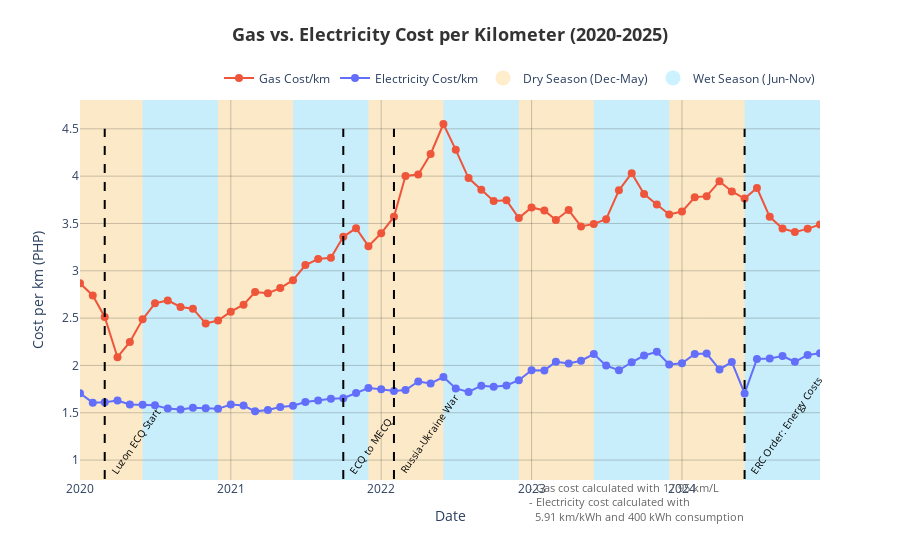

Notebook code for this chart:
### Code cell
plot_comparison_dataframe(AVG_HYBRID, AVG_BEV, BASE_KWH)

### Figure 1 — Plotly figure (JSON) as saved in the notebook; plotly's stock layout.template omitted (floating-point values rounded to 4 significant figures)
{"data": [{"hovertemplate": "<b>%{x|%b %Y}</b><br>Gas Cost: PHP %{y:.3f}<extra></extra>", "line": {"color": "#EF553B", "width": 2}, "marker": {"size": 8}, "mode": "lines+markers", "name": "Gas Cost/km", "type": "scatter", "x": ["2020-01-01T00:00:00", "2020-02-01T00:00:00", "2020-03-01T00:00:00", "2020-04-01T00:00:00", "2020-05-01T00:00:00", "2020-06-01T00:00:00", "2020-07-01T00:00:00", "2020-08-01T00:00:00", "2020-09-01T00:00:00", "2020-10-01T00:00:00", "2020-11-01T00:00:00", "2020-12-01T00:00:00", "2021-01-01T00:00:00", "2021-02-01T00:00:00", "2021-03-01T00:00:00", "2021-04-01T00:00:00", "2021-05-01T00:00:00", "2021-06-01T00:00:00", "2021-07-01T00:00:00", "2021-08-01T00:00:00", "2021-09-01T00:00:00", "2021-10-01T00:00:00", "2021-11-01T00:00:00", "2021-12-01T00:00:00", "2022-01-01T00:00:00", "2022-02-01T00:00:00", "2022-03-01T00:00:00", "2022-04-01T00:00:00", "2022-05-01T00:00:00", "2022-06-01T00:00:00", "2022-07-01T00:00:00", "2022-08-01T00:00:00", "2022-09-01T00:00:00", "2022-10-01T00:00:00", "2022-11-01T00:00:00", "2022-12-01T00:00:00", "2023-01-01T00:00:00", "2023-02-01T00:00:00", "2023-03-01T00:00:00", "2023-04-01T00:00:00", "2023-05-01T00:00:00", "2023-06-01T00:00:00", "2023-07-01T00:00:00", "2023-08-01T00:00:00", "2023-09-01T00:00:00", "2023-10-01T00:00:00", "2023-11-01T00:00:00", "2023-12-01T00:00:00", "2024-01-01T00:00:00", "2024-02-01T00:00:00", "2024-03-01T00:00:00", "2024-04-01T00:00:00", "2024-05-01T00:00:00", "2024-06-01T00:00:00", "2024-07-01T00:00:00", "2024-08-01T00:00:00", "2024-09-01T00:00:00", "2024-10-01T00:00:00", "2024-11-01T00:00:00", "2024-12-01T00:00:00"], "y": [2.867, 2.739, 2.513, 2.087, 2.248, 2.487, 2.657, 2.687, 2.618, 2.599, 2.443, 2.474, 2.568, 2.642, 2.776, 2.764, 2.817, 2.901, 3.061, 3.125, 3.138, 3.359, 3.45, 3.26, 3.396, 3.572, 4.002, 4.017, 4.234, 4.551, 4.278, 3.979, 3.857, 3.737, 3.744, 3.558, 3.669, 3.638, 3.537, 3.642, 3.469, 3.496, 3.544, 3.851, 4.032, 3.811, 3.701, 3.596, 3.625, 3.777, 3.789, 3.946, 3.838, 3.763, 3.875, 3.57, 3.446, 3.41, 3.443, 3.49]}, {"hovertemplate": "<b>%{x|%b %Y}</b><br>Electricity Cost: PHP %{y:.3f}<extra></extra>", "line": {"color": "#636EFA", "width": 2}, "marker": {"size": 8}, "mode": "lines+markers", "name": "Electricity Cost/km", "type": "scatter", "x": ["2020-01-01T00:00:00", "2020-02-01T00:00:00", "2020-03-01T00:00:00", "2020-04-01T00:00:00", "2020-05-01T00:00:00", "2020-06-01T00:00:00", "2020-07-01T00:00:00", "2020-08-01T00:00:00", "2020-09-01T00:00:00", "2020-10-01T00:00:00", "2020-11-01T00:00:00", "2020-12-01T00:00:00", "2021-01-01T00:00:00", "2021-02-01T00:00:00", "2021-03-01T00:00:00", "2021-04-01T00:00:00", "2021-05-01T00:00:00", "2021-06-01T00:00:00", "2021-07-01T00:00:00", "2021-08-01T00:00:00", "2021-09-01T00:00:00", "2021-10-01T00:00:00", "2021-11-01T00:00:00", "2021-12-01T00:00:00", "2022-01-01T00:00:00", "2022-02-01T00:00:00", "2022-03-01T00:00:00", "2022-04-01T00:00:00", "2022-05-01T00:00:00", "2022-06-01T00:00:00", "2022-07-01T00:00:00", "2022-08-01T00:00:00", "2022-09-01T00:00:00", "2022-10-01T00:00:00", "2022-11-01T00:00:00", "2022-12-01T00:00:00", "2023-01-01T00:00:00", "2023-02-01T00:00:00", "2023-03-01T00:00:00", "2023-04-01T00:00:00", "2023-05-01T00:00:00", "2023-06-01T00:00:00", "2023-07-01T00:00:00", "2023-08-01T00:00:00", "2023-09-01T00:00:00", "2023-10-01T00:00:00", "2023-11-01T00:00:00", "2023-12-01T00:00:00", "2024-01-01T00:00:00", "2024-02-01T00:00:00", "2024-03-01T00:00:00", "2024-04-01T00:00:00", "2024-05-01T00:00:00", "2024-06-01T00:00:00", "2024-07-01T00:00:00", "2024-08-01T00:00:00", "2024-09-01T00:00:00", "2024-10-01T00:00:00", "2024-11-01T00:00:00", "2024-12-01T00:00:00"], "y": [1.706, 1.607, 1.611, 1.629, 1.587, 1.583, 1.579, 1.544, 1.533, 1.554, 1.547, 1.541, 1.588, 1.576, 1.515, 1.529, 1.56, 1.574, 1.614, 1.63, 1.648, 1.653, 1.708, 1.761, 1.748, 1.729, 1.739, 1.83, 1.81, 1.877, 1.758, 1.72, 1.786, 1.774, 1.788, 1.844, 1.949, 1.947, 2.04, 2.02, 2.049, 2.12, 1.998, 1.949, 2.034, 2.105, 2.144, 2.01, 2.024, 2.121, 2.125, 1.958, 2.036, 1.704, 2.068, 2.073, 2.099, 2.039, 2.111, 2.129]}, {"marker": {"color": "rgba(255, 165, 0, 0.2)", "size": 15}, "mode": "markers", "name": "Dry Season (Dec-May)", "type": "scatter", "x": [null], "y": [null]}, {"marker": {"color": "rgba(0, 191, 255, 0.2)", "size": 15}, "mode": "markers", "name": "Wet Season (Jun-Nov)", "type": "scatter", "x": [null], "y": [null]}], "layout": {"annotations": [{"font": {"color": "black", "size": 10}, "showarrow": false, "text": "Luzon ECQ Start", "textangle": -55, "x": "2020-03-01T00:00:00", "xanchor": "left", "xref": "x", "y": 0.8, "yanchor": "bottom"}, {"font": {"color": "black", "size": 10}, "showarrow": false, "text": "ECQ to MECQ", "textangle": -55, "x": "2021-10-01T00:00:00", "xanchor": "left", "xref": "x", "y": 0.8, "yanchor": "bottom"}, {"font": {"color": "black", "size": 10}, "showarrow": false, "text": "Russia-Ukraine War", "textangle": -55, "x": "2022-02-01T00:00:00", "xanchor": "left", "xref": "x", "y": 0.8, "yanchor": "bottom"}, {"font": {"color": "black", "size": 10}, "showarrow": false, "text": "ERC Order: Energy Costs", "textangle": -55, "x": "2024-06-01T00:00:00", "xanchor": "left", "xref": "x", "y": 0.8, "yanchor": "bottom"}, {"align": "left", "font": {"color": "#666666", "size": 11}, "showarrow": false, "text": "- Gas cost calculated with 17.95 km/L<br>- Electricity cost calculated with <br>  5.91 km/kWh and 400 kWh consumption", "x": 0.9, "xref": "paper", "y": -0.12, "yref": "paper"}], "hovermode": "x unified", "legend": {"orientation": "h", "x": 1, "xanchor": "right", "y": 1.02, "yanchor": "bottom"}, "paper_bgcolor": "white", "plot_bgcolor": "#FAFAFA", "shapes": [{"line": {"color": "black", "dash": "dash", "width": 2}, "type": "line", "x0": "2020-03-01T00:00:00", "x1": "2020-03-01T00:00:00", "y0": 0.8, "y1": 4.5}, {"line": {"color": "black", "dash": "dash", "width": 2}, "type": "line", "x0": "2021-10-01T00:00:00", "x1": "2021-10-01T00:00:00", "y0": 0.8, "y1": 4.5}, {"line": {"color": "black", "dash": "dash", "width": 2}, "type": "line", "x0": "2022-02-01T00:00:00", "x1": "2022-02-01T00:00:00", "y0": 0.8, "y1": 4.5}, {"line": {"color": "black", "dash": "dash", "width": 2}, "type": "line", "x0": "2024-06-01T00:00:00", "x1": "2024-06-01T00:00:00", "y0": 0.8, "y1": 4.5}, {"fillcolor": "rgba(255, 165, 0, 0.2)", "layer": "below", "line": {"width": 0}, "name": "Dry Season (Dec-May)", "type": "rect", "x0": "2020-01-01T00:00:00", "x1": "2020-06-01T00:00:00", "xref": "x", "y0": 0, "y1": 1, "yref": "y domain"}, {"fillcolor": "rgba(0, 191, 255, 0.2)", "layer": "below", "line": {"width": 0}, "name": "Wet Season (Jun-Nov)", "type": "rect", "x0": "2020-01-01T00:00:00", "x1": "2019-12-01T00:00:00", "xref": "x", "y0": 0, "y1": 1, "yref": "y domain"}, {"fillcolor": "rgba(255, 165, 0, 0.2)", "layer": "below", "line": {"width": 0}, "name": "Dry Season (Dec-May)", "type": "rect", "x0": "2020-12-01T00:00:00", "x1": "2021-06-01T00:00:00", "xref": "x", "y0": 0, "y1": 1, "yref": "y domain"}, {"fillcolor": "rgba(0, 191, 255, 0.2)", "layer": "below", "line": {"width": 0}, "name": "Wet Season (Jun-Nov)", "type": "rect", "x0": "2020-06-01T00:00:00", "x1": "2020-12-01T00:00:00", "xref": "x", "y0": 0, "y1": 1, "yref": "y domain"}, {"fillcolor": "rgba(255, 165, 0, 0.2)", "layer": "below", "line": {"width": 0}, "name": "Dry Season (Dec-May)", "type": "rect", "x0": "2021-12-01T00:00:00", "x1": "2022-06-01T00:00:00", "xref": "x", "y0": 0, "y1": 1, "yref": "y domain"}, {"fillcolor": "rgba(0, 191, 255, 0.2)", "layer": "below", "line": {"width": 0}, "name": "Wet Season (Jun-Nov)", "type": "rect", "x0": "2021-06-01T00:00:00", "x1": "2021-12-01T00:00:00", "xref": "x", "y0": 0, "y1": 1, "yref": "y domain"}, {"fillcolor": "rgba(255, 165, 0, 0.2)", "layer": "below", "line": {"width": 0}, "name": "Dry Season (Dec-May)", "type": "rect", "x0": "2022-12-01T00:00:00", "x1": "2023-06-01T00:00:00", "xref": "x", "y0": 0, "y1": 1, "yref": "y domain"}, {"fillcolor": "rgba(0, 191, 255, 0.2)", "layer": "below", "line": {"width": 0}, "name": "Wet Season (Jun-Nov)", "type": "rect", "x0": "2022-06-01T00:00:00", "x1": "2022-12-01T00:00:00", "xref": "x", "y0": 0, "y1": 1, "yref": "y domain"}, {"fillcolor": "rgba(255, 165, 0, 0.2)", "layer": "below", "line": {"width": 0}, "name": "Dry Season (Dec-May)", "type": "rect", "x0": "2023-12-01T00:00:00", "x1": "2024-06-01T00:00:00", "xref": "x", "y0": 0, "y1": 1, "yref": "y domain"}, {"fillcolor": "rgba(0, 191, 255, 0.2)", "layer": "below", "line": {"width": 0}, "name": "Wet Season (Jun-Nov)", "type": "rect", "x0": "2023-06-01T00:00:00", "x1": "2023-12-01T00:00:00", "xref": "x", "y0": 0, "y1": 1, "yref": "y domain"}, {"fillcolor": "rgba(255, 165, 0, 0.2)", "layer": "below", "line": {"width": 0}, "name": "Dry Season (Dec-May)", "type": "rect", "x0": "2024-12-01T00:00:00", "x1": "2024-12-01T00:00:00", "xref": "x", "y0": 0, "y1": 1, "yref": "y domain"}, {"fillcolor": "rgba(0, 191, 255, 0.2)", "layer": "below", "line": {"width": 0}, "name": "Wet Season (Jun-Nov)", "type": "rect", "x0": "2024-06-01T00:00:00", "x1": "2024-12-01T00:00:00", "xref": "x", "y0": 0, "y1": 1, "yref": "y domain"}], "title": {"font": {"color": "#333333", "size": 18}, "text": "<b>Gas vs. Electricity Cost per Kilometer (2020-2025)</b>", "x": 0.5, "xanchor": "center", "y": 0.95}, "xaxis": {"dtick": "M12", "gridcolor": "rgba(0,0,0,0.2)", "range": ["2020-01-01T00:00:00", "2024-12-01T00:00:00"], "showgrid": true, "tickformat": "%Y", "title": {"text": "Date"}}, "yaxis": {"gridcolor": "rgba(0,0,0,0.2)", "showgrid": true, "title": {"text": "Cost per km (PHP)"}}}}
